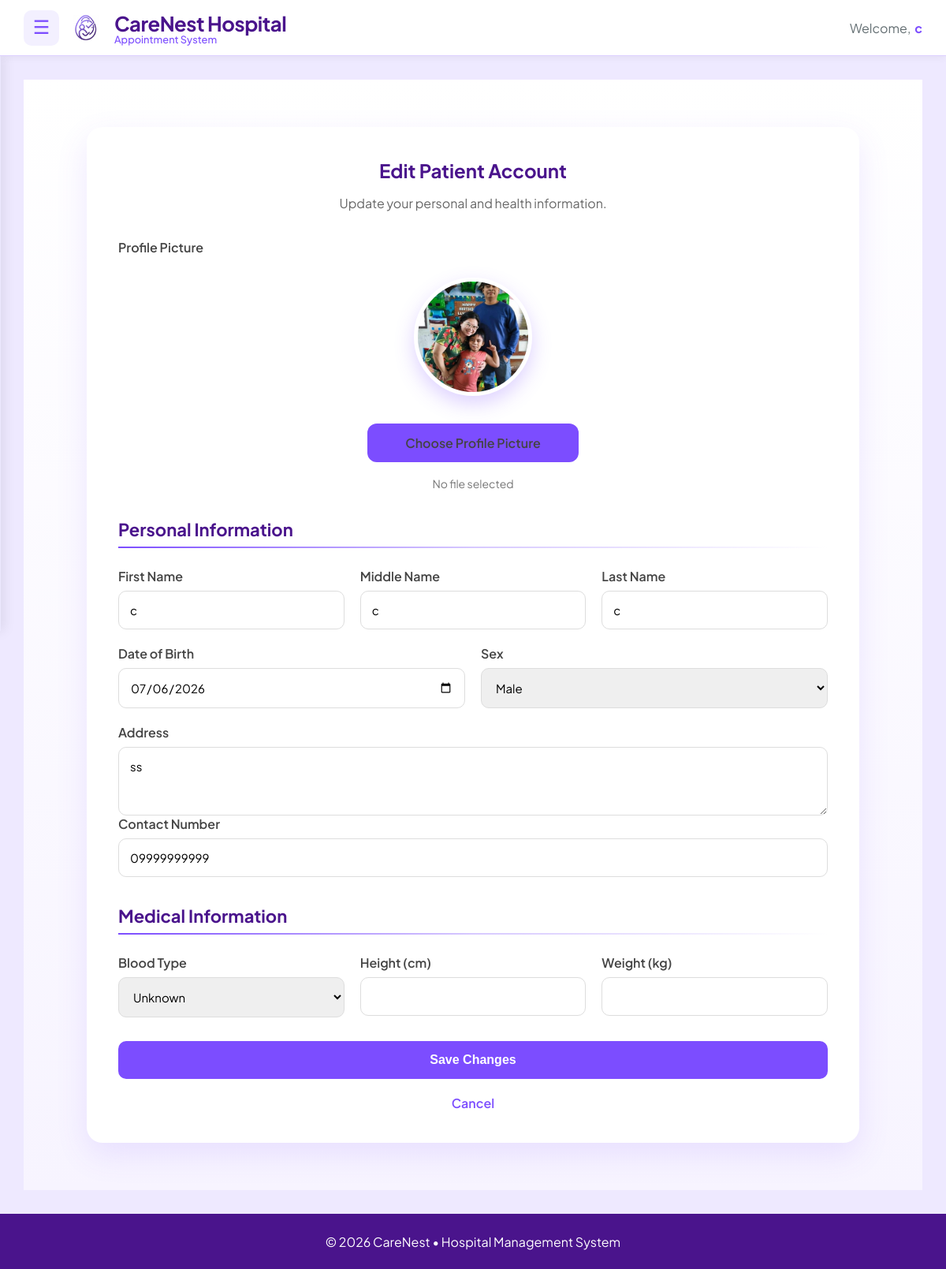
/account/edit/ (signed in), run on an earlier commit of the app's database.
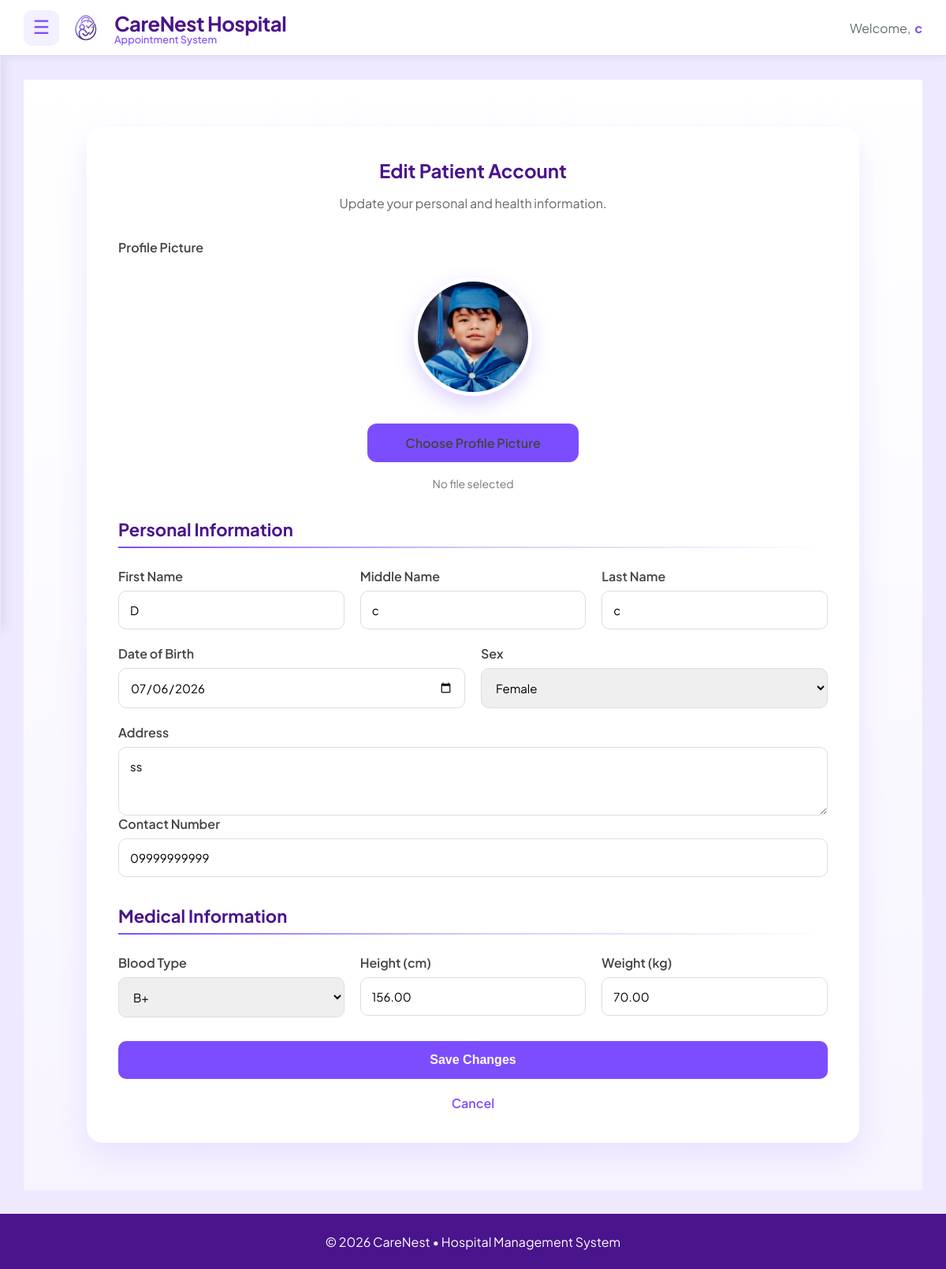
And on a later commit of the database.
### main/models.py (models this page shows, shortened)
class Patient(models.Model):
    SEX_CHOICES = [
        ('Male', 'Male'),
        ('Female', 'Female'),
        ('Other', 'Other'),
    ]
    BLOOD_TYPE_CHOICES = [
        ('A+', 'A+'),
        ('A-', 'A-'),
        ('B+', 'B+'),
        ('B-', 'B-'),
        ('AB+', 'AB+'),
        ('AB-', 'AB-'),
        ('O+', 'O+'),
        ('O-', 'O-'),
        ('Unknown', 'Unknown'),
    ]
    user = models.OneToOneField(
        User,
        on_delete=models.CASCADE,
        related_name='patient_profile'
    )
    first_name = models.CharField(max_length=50, default="Unknown")
    middle_name = models.CharField(max_length=50, blank=True, null=True)
    last_name = models.CharField(max_length=50, default="Unknown")
    date_of_birth = models.DateField()
    sex = models.CharField(
        max_length=10,
        choices=SEX_CHOICES,
        default='Male'
    )
    blood_type = models.CharField(
        max_length=10,
        choices=BLOOD_TYPE_CHOICES,
        default='Unknown'
    )
    height = models.DecimalField(
        max_digits=5,
        decimal_places=2,
        blank=True,
        null=True,
        help_text="Height in centimeters"
    )
    weight = models.DecimalField(
        max_digits=5,
        decimal_places=2,
        blank=True,
        null=True,
        help_text="Weight in kilograms"
    )
    address = models.TextField()
    contact_number = models.CharField(max_length=15)
    profile_picture = models.ImageField(
        upload_to=user_directory_path,
        default='default.jpg',
        blank=True,
        null=True
    )

### main/views.py (the view, shortened to what this page needs)
@login_required
def patient_account_edit(request):
    patient = request.user.patient_profile
    context = {
        "patient": patient,
        "sex_choices": Patient.SEX_CHOICES,
        "blood_types": Patient.BLOOD_TYPE_CHOICES,
    }
    return render(
        request,
        "patients/patient_details/patient_account_edit.html",
        context
    )

### main/templates/patients/patient_details/patient_account_edit.html (shortened to what this page needs)
{% extends "includes/dashboard_base.html" %}
{% load static %}
{% block content %}
{% block extra_css %}
<link rel="stylesheet" href="{% static 'css/register.css' %}">
{% endblock %}
<section class="register-page">
<div class="register-card">
<h1>
Edit Patient Account
</h1>
<p>
Update your personal and health information.
</p>
<form
method="POST"
enctype="multipart/form-data"
action="{% url 'patient_account_edit' %}"
>
<div class="form-group full-width">
<label>
Profile Picture
</label>
<div class="profile-preview">
{% if patient.profile_picture %}
<img
id="preview-image"
src="{{ patient.profile_picture.url }}"
alt="Profile Preview"
>
{% else %}
<img
id="preview-image"
src="{% static 'images/default-profile.png' %}"
alt="Profile Preview"
>
{% endif %}
</div>
<label
for="profile_picture"
class="upload-btn">
Choose Profile Picture
</label>
<span id="file-name">
No file selected
</span>
</div>
<h2 class="section-title">
Personal Information
</h2>
<hr class="section-divider">
<div class="form-row">
<div class="form-group">
<label>
First Name
</label>
<input
type="text"
name="first_name"
value="{{ patient.first_name }}"
required
>
</div>
<div class="form-group">
<label>
Middle Name
</label>
<input
type="text"
name="middle_name"
value="{{ patient.middle_name|default:'' }}"
>
</div>
<div class="form-group">
<label>
Last Name
</label>
<input
type="text"
name="last_name"
value="{{ patient.last_name }}"
required
>
</div>
</div>
<div class="form-row">
<div class="form-group">
<label>
Date of Birth
</label>
<input
type="date"
name="date_of_birth"
value="{{ patient.date_of_birth|date:'Y-m-d' }}"
required
>
</div>
<div class="form-group">
<label>
Sex
</label>
<select name="sex">
<option value="Male"
{% if patient.sex == "Male" %}
selected
{% endif %}
>
Male
</option>
<option value="Female"
{% if patient.sex == "Female" %}
selected
{% endif %}
>
Female
</option>
</select>
</div>
</div>
<div class="form-group">
<label>
Address
</label>
<textarea
name="address"
rows="3"
required
>{{ patient.address }}</textarea>
</div>
<div class="form-row">
<div class="form-group">
<label>
Contact Number
</label>
<input
type="text"
name="contact_number"
value="{{ patient.contact_number }}"
required
>
</div>
</div>
<h2 class="section-title">
Medical Information
</h2>
<hr class="section-divider">
<div class="form-row">
<div class="form-group">
<label>
Blood Type
</label>
<select name="blood_type">
<option value="B+"
{% if patient.blood_type == "B+" %}
selected
{% endif %}
>
B+
</option>
<option value="Unknown"
{% if patient.blood_type == "Unknown" %}
selected
{% endif %}
>
Unknown
</option>
</select>
</div>
<div class="form-group">
<label>
Height (cm)
</label>
<input
type="number"
step="0.01"
name="height"
value="{{ patient.height|default:'' }}"
>
</div>
<div class="form-group">
<label>
Weight (kg)
</label>
<input
type="number"
step="0.01"
name="weight"
value="{{ patient.weight|default:'' }}"
>
</div>
</div>
<button
type="submit"
class="register-btn">
Save Changes
</button>
<div class="bottom-links">
<a href="{% url 'patient_account' %}">
Cancel
</a>
</div>
</form>
</div>
</section>
{% endblock %}

What changed in the data, as far as the page shows it:
changed Patient "ss": profile_picture: a different picture; first_name "c" → "D"; sex "Male" → "Female"; blood_type "Unknown" → "B+"; height (not shown) → "156.00"; weight (not shown) → "70.00"
